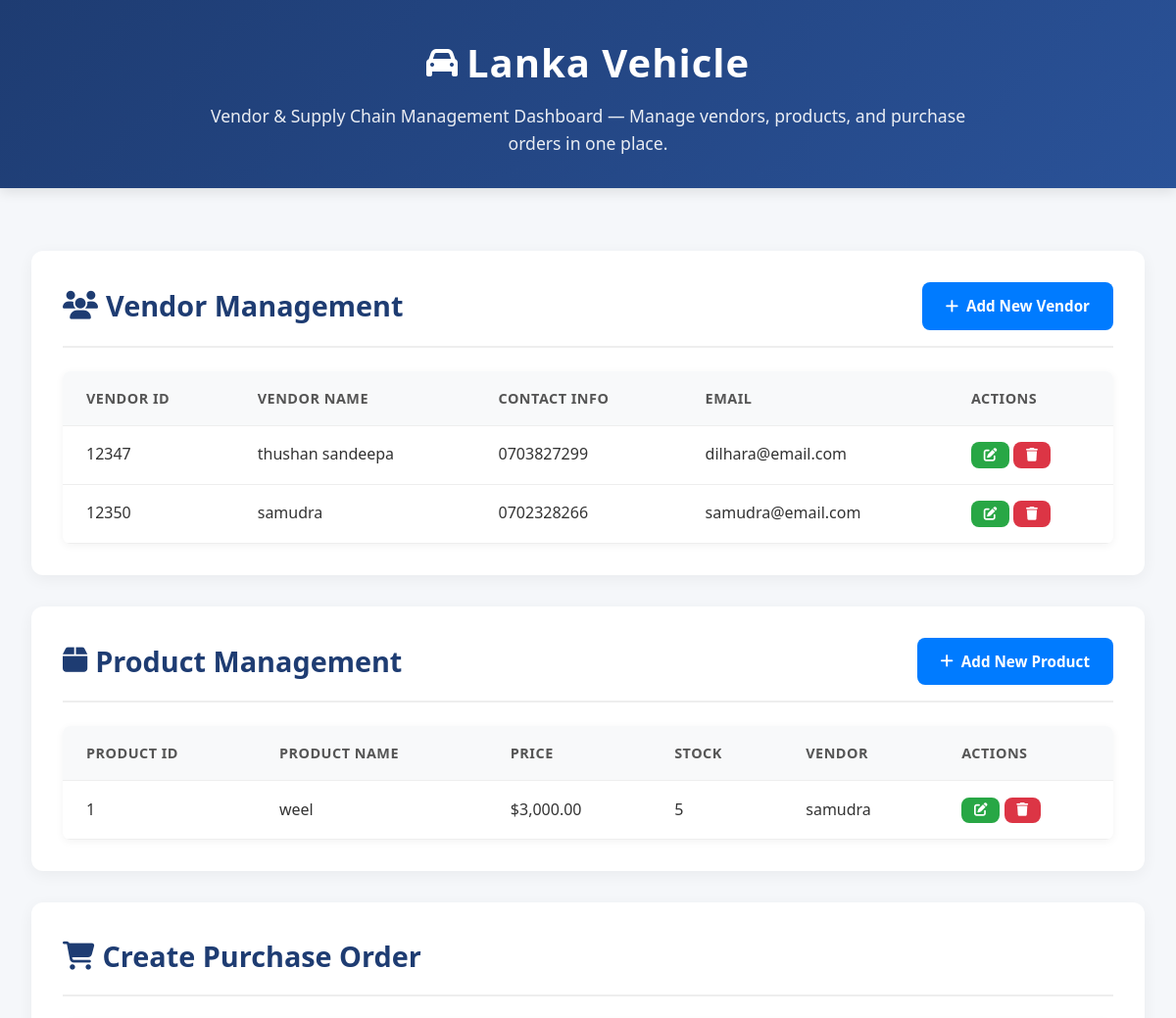
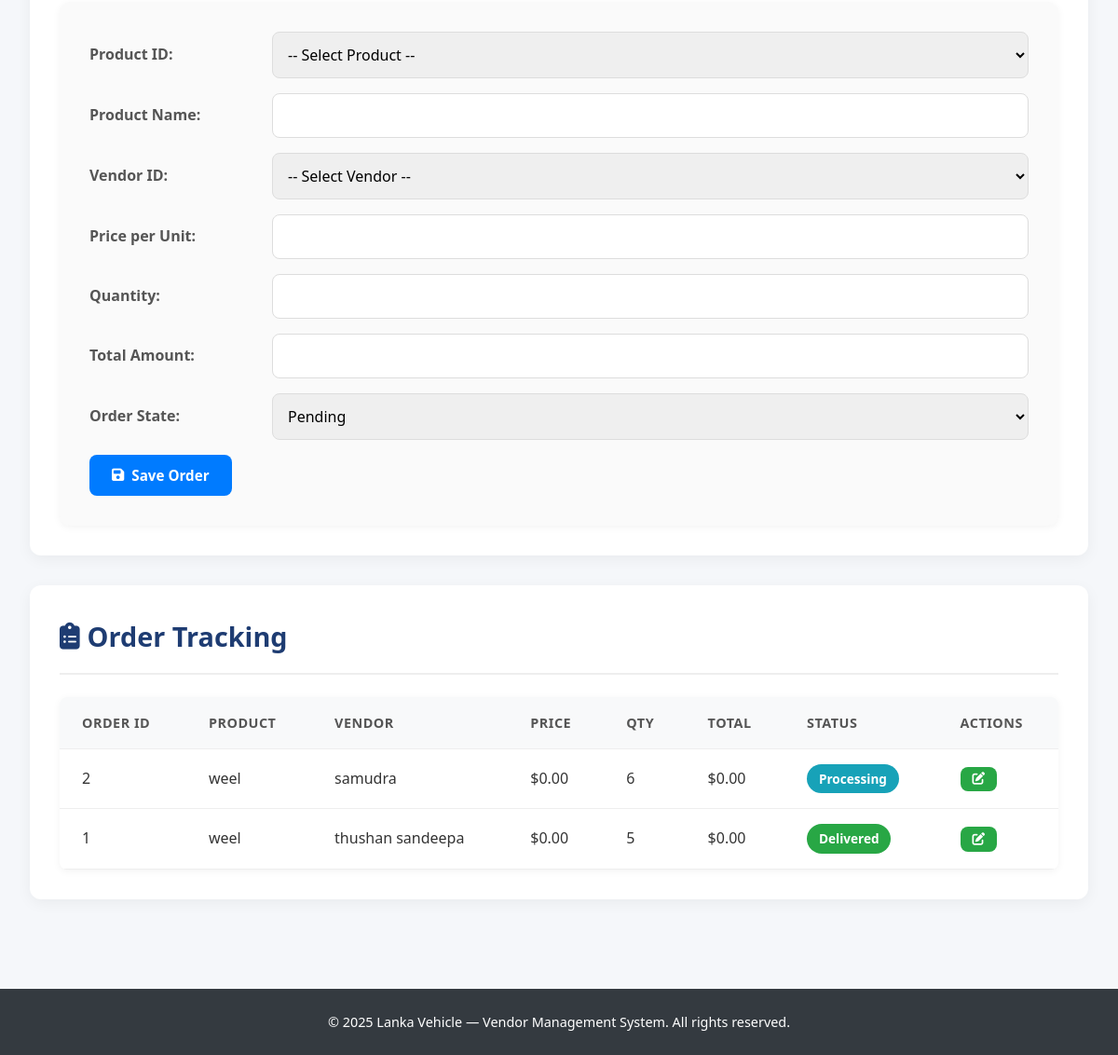
Page /dashboard.php (signed in) on the committed database (2 pictures, top to bottom).
### tables this page shows
CREATE TABLE `vendor` (
  `vendor_ID` int(11) NOT NULL,
  `vendor_name` varchar(50) NOT NULL,
  `contact_information` varchar(20) NOT NULL,
  `email` varchar(50) NOT NULL,
  `password` varchar(50) NOT NULL,
  `admin` tinyint(1) NOT NULL DEFAULT 0
);

CREATE TABLE `product` (
  `product_ID` int(11) NOT NULL,
  `vendor_ID` int(11) NOT NULL,
  `product_name` varchar(50) NOT NULL,
  `price` decimal(10,2) NOT NULL,
  `product_count` int(11) NOT NULL
);

CREATE TABLE `purchase_order` (
  `purchase_order_ID` int(11) NOT NULL,
  `vendor_ID` int(11) NOT NULL,
  `product_ID` int(11) NOT NULL,
  `price` decimal(10,2) NOT NULL,
  `order_quantity` int(11) NOT NULL,
  `order_state` varchar(20) NOT NULL,
  `total_amount` decimal(10,2) NOT NULL
);

### dashboard.php (the view, shortened to what this page needs)
<?php
require_once 'config.php';
$stmt = $pdo->query("SELECT vendor_ID, vendor_name, contact_information, email FROM vendor ORDER BY vendor_ID");
$vendors = $stmt->fetchAll(PDO::FETCH_ASSOC);
$stmt = $pdo->query("
    SELECT p.product_ID, p.product_name, p.price, p.product_count, v.vendor_name
    FROM product p
    JOIN vendor v ON p.vendor_ID = v.vendor_ID
    ORDER BY p.product_ID
");
$products = $stmt->fetchAll(PDO::FETCH_ASSOC);
$stmt = $pdo->query("
    SELECT po.purchase_order_ID, po.product_ID, po.vendor_ID, po.price, po.order_quantity, po.total_amount, po.order_state,
           p.product_name, v.vendor_name
    FROM purchase_order po
    JOIN product p ON po.product_ID = p.product_ID
    JOIN vendor v ON po.vendor_ID = v.vendor_ID
    ORDER BY po.purchase_order_ID DESC
");
$orders = $stmt->fetchAll(PDO::FETCH_ASSOC);
?>
<!DOCTYPE html>
<html lang="en">
<head>
    <link rel="stylesheet" href="https://cdnjs.cloudflare.com/ajax/libs/font-awesome/6.4.0/css/all.min.css">
    <link rel="stylesheet" href="style.css">
</head>
<body>
    <header class="header">
        <h1><i class="fas fa-car"></i> Lanka Vehicle</h1>
        <p>Vendor & Supply Chain Management Dashboard — Manage vendors, products, and purchase orders in one place.</p>
    </header>
    <div class="container">
        <section class="section">
            <div class="section-header">
                <h2><i class="fas fa-users"></i> Vendor Management</h2>
                <a href="add_vendor.php" class="btn btn-primary"><i class="fas fa-plus"></i> Add New Vendor</a>
            </div>
            <div class="table-container">
                <table>
                    <thead>
                        <tr>
                            <th>Vendor ID</th>
                            <th>Vendor Name</th>
                            <th>Contact Info</th>
                            <th>Email</th>
                            <th>Actions</th>
                        </tr>
                    </thead>
                    <tbody>
                        <?php foreach ($vendors as $v): ?>
                        <tr>
                            <td><?php echo htmlspecialchars($v['vendor_ID']); ?></td>
                            <td><?php echo htmlspecialchars($v['vendor_name']); ?></td>
                            <td><?php echo htmlspecialchars($v['contact_information']); ?></td>
                            <td><?php echo htmlspecialchars($v['email']); ?></td>
                            <td>
                                <a href="edit_vendor.php?id=<?php echo $v['vendor_ID']; ?>" class="btn btn-sm btn-success"><i class="fas fa-edit"></i></a>
                                <a href="delete_vendor.php?id=<?php echo $v['vendor_ID']; ?>" class="btn btn-sm btn-danger" onclick="return confirm('Are you sure?')"><i class="fas fa-trash"></i></a>
                            </td>
                        </tr>
                        <?php endforeach; ?>
                    </tbody>
                </table>
            </div>
        </section>
        <section class="section">
            <div class="section-header">
                <h2><i class="fas fa-box"></i> Product Management</h2>
                <a href="add_product.php" class="btn btn-primary"><i class="fas fa-plus"></i> Add New Product</a>
            </div>
            <div class="table-container">
                <table>
                    <thead>
                        <tr>
                            <th>Product ID</th>
                            <th>Product Name</th>
                            <th>Price</th>
                            <th>Stock</th>
                            <th>Vendor</th>
                            <th>Actions</th>
                        </tr>
                    </thead>
                    <tbody>
                        <?php foreach ($products as $p): ?>
                        <tr>
                            <td><?php echo htmlspecialchars($p['product_ID']); ?></td>
                            <td><?php echo htmlspecialchars($p['product_name']); ?></td>
                            <td>$<?php echo number_format($p['price'], 2); ?></td>
                            <td><?php echo htmlspecialchars($p['product_count']); ?></td>
                            <td><?php echo htmlspecialchars($p['vendor_name']); ?></td>
                            <td>
                                <a href="edit_product.php?id=<?php echo $p['product_ID']; ?>" class="btn btn-sm btn-success"><i class="fas fa-edit"></i></a>
                                <a href="delete_product.php?id=<?php echo $p['product_ID']; ?>" class="btn btn-sm btn-danger" onclick="return confirm('Are you sure?')"><i class="fas fa-trash"></i></a>
                            </td>
                        </tr>
                        <?php endforeach; ?>
                    </tbody>
                </table>
            </div>
        </section>
        <section class="section">
            <div class="section-header">
                <h2><i class="fas fa-shopping-cart"></i> Create Purchase Order</h2>
            </div>
            <div class="form-container">
                <form id="orderForm" action="add_order.php" method="POST">
                    <div class="form-row">
                        <label>Product ID:</label>
                        <select name="product_ID" id="productID" required>
                            <option value="">-- Select Product --</option>
                        </select>
                    </div>
                    <div class="form-row">
                        <label>Product Name:</label>
                        <input type="text" id="productName" readonly>
                    </div>
                    <div class="form-row">
                        <label>Vendor ID:</label>
                        <select name="vendor_ID" id="vendorID" required>
                            <option value="">-- Select Vendor --</option>
                        </select>
                    </div>
                    <div class="form-row">
                        <label>Price per Unit:</label>
                        <input type="number" id="price" step="0.01" readonly>
                    </div>
                    <div class="form-row">
                        <label>Quantity:</label>
                        <input type="number" name="order_quantity" id="quantity" min="1" required onchange="calculateTotal()">
                    </div>
                    <div class="form-row">
                        <label>Total Amount:</label>
                        <input type="number" id="totalAmount" step="0.01" readonly>
                    </div>
                    <div class="form-row">
                        <label>Order State:</label>
                        <select name="order_state" required>
                            <option value="Pending">Pending</option>
                        </select>
                    </div>
                    <button type="submit" class="btn btn-primary"><i class="fas fa-save"></i> Save Order</button>
                </form>
            </div>
        </section>
        <section class="section">
            <div class="section-header">
                <h2><i class="fas fa-clipboard-list"></i> Order Tracking</h2>
            </div>
            <div class="table-container">
                <table>
                    <thead>
                        <tr>
                            <th>Order ID</th>
                            <th>Product</th>
                            <th>Vendor</th>
                            <th>Price</th>
                            <th>Qty</th>
                            <th>Total</th>
                            <th>Status</th>
                            <th>Actions</th>
                        </tr>
                    </thead>
                    <tbody>
                        <?php foreach ($orders as $o): ?>
                        <tr>
                            <td><?php echo htmlspecialchars($o['purchase_order_ID']); ?></td>
                            <td><?php echo htmlspecialchars($o['product_name']); ?></td>
                            <td><?php echo htmlspecialchars($o['vendor_name']); ?></td>
                            <td>$<?php echo number_format($o['price'], 2); ?></td>
                            <td><?php echo htmlspecialchars($o['order_quantity']); ?></td>
                            <td>$<?php echo number_format($o['total_amount'], 2); ?></td>
                            <td>
                                <span class="status-badge status-<?php echo strtolower($o['order_state']); ?>">
                                    <?php echo htmlspecialchars($o['order_state']); ?>
                                </span>
                            </td>
                            <td>
                                <a href="update_order.php?id=<?php echo $o['purchase_order_ID']; ?>" class="btn btn-sm btn-success"><i class="fas fa-edit"></i></a>
                            </td>
                        </tr>
                        <?php endforeach; ?>
                    </tbody>
                </table>
            </div>
        </section>
    </div>
    <footer class="footer">
        <p>&copy; <?php echo date('Y'); ?> Lanka Vehicle — Vendor Management System. All rights reserved.</p>
    </footer>
</body>
</html>

### style.css (style rules this page uses)
* { margin: 0; padding: 0; box-sizing: border-box; font-family: 'Segoe UI', Tahoma, Geneva, Verdana, sans-serif; }
body { background: #f5f7fa; color: #333; line-height: 1.6; }
.header { background: linear-gradient(135deg, #1e3c72, #2a5298); color: white; padding: 2rem 3rem; text-align: center; box-shadow: 0 4px 12px rgba(0,0,0,0.1); }
.header h1 { font-size: 2.5rem; margin-bottom: 0.5rem; letter-spacing: 1px; display: flex; align-items: center; justify-content: center; gap: 0.5rem; }
.header i { font-size: 2rem; }
.header p { font-size: 1.1rem; opacity: 0.9; max-width: 800px; margin: 0 auto; }
.container { max-width: 1200px; margin: 2rem auto; padding: 2rem; }
.section { background: white; border-radius: 12px; box-shadow: 0 4px 16px rgba(0,0,0,0.05); padding: 2rem; margin-bottom: 2rem; }
.section-header { display: flex; justify-content: space-between; align-items: center; margin-bottom: 1.5rem; padding-bottom: 1rem; border-bottom: 2px solid #eee; }
.section-header h2 { font-size: 1.8rem; display: flex; align-items: center; gap: 0.5rem; color: #1e3c72; }
.btn { padding: 0.75rem 1.5rem; border: none; border-radius: 8px; cursor: pointer; font-weight: 600; transition: all 0.3s ease; text-decoration: none; display: inline-flex; align-items: center; gap: 0.5rem; font-size: 0.95rem; }
.btn-primary { background: #007bff; color: white; }
.btn-success { background: #28a745; color: white; }
.btn-danger { background: #dc3545; color: white; }
.btn-sm { padding: 0.4rem 0.8rem; font-size: 0.85rem; }
.table-container { overflow-x: auto; border-radius: 8px; background: white; box-shadow: 0 2px 8px rgba(0,0,0,0.05); }
table { width: 100%; border-collapse: collapse; }
th, td { padding: 1rem 1.5rem; text-align: left; border-bottom: 1px solid #eee; }
th { background: #f8f9fa; font-weight: 600; text-transform: uppercase; font-size: 0.9rem; letter-spacing: 0.5px; color: #555; }
.form-container { background: #fafafa; padding: 2rem; border-radius: 12px; box-shadow: 0 2px 8px rgba(0,0,0,0.05); }
.form-row { display: flex; gap: 1rem; margin-bottom: 1rem; align-items: center; }
.form-row label { width: 180px; font-weight: 600; color: #555; }
.form-row input, .form-row select { flex: 1; padding: 0.75rem; border: 1px solid #ddd; border-radius: 8px; font-size: 1rem; transition: border 0.3s; }
.status-badge { padding: 0.3rem 0.8rem; border-radius: 20px; font-size: 0.85rem; font-weight: 600; text-transform: capitalize; display: inline-block; }
.status-processing { background: #17a2b8; color: white; }
.status-delivered { background: #28a745; color: white; }
.footer { text-align: center; padding: 1.5rem; background: #343a40; color: white; margin-top: 2rem; font-size: 0.9rem; }

### rows in the picture
vendor: vendor_ID "12347", vendor_name "thushan sandeepa", contact_information "0703827299", email "dilhara@email.com"
vendor: vendor_ID "12350", vendor_name "samudra", contact_information "0702328266", email "samudra@email.com"
product: product_ID "1", product_name "weel", price "3,000.00", product_count "5", vendor_ID.vendor_name "samudra"
purchase_order: purchase_order_ID "2", product_ID.product_name "weel", vendor_ID.vendor_name "samudra", price "0.00", order_quantity "6", total_amount "0.00", order_state "Processing"
purchase_order: purchase_order_ID "1", product_ID.product_name "weel", vendor_ID.vendor_name "thushan sandeepa", price "0.00", order_quantity "5", total_amount "0.00", order_state "Delivered"
